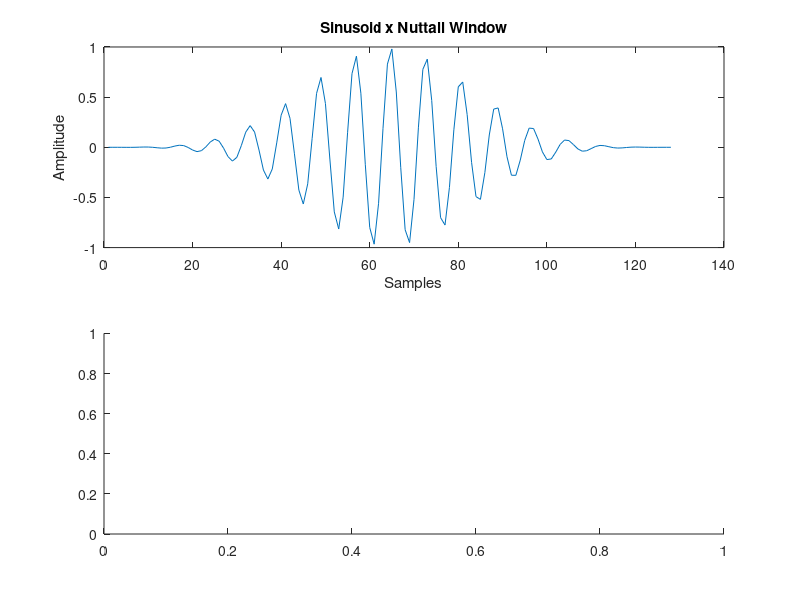

Write MATLAB code to recreate this figure. (Note: this script raises an error after producing the figure.)
fs = 128;
dur_seconds = 1;
N = fs * dur_seconds;
T = 1 / fs;
n = [0:N - 1];
x = cos(2 * pi * 16.0625 * n * T);
w = nuttallwin(N)';
windowed_signal = w .* x;

subplot(2, 1, 1);
plot(windowed_signal);
title('Sinusoid x Nuttall Window');
xlabel('Samples');
ylabel('Amplitude');

zpf = 8;
windowed_zero_padded_signal = [windowed_signal zeros(1, N)];
subplot(2, 1, 2);
plotspec(windowed_zero_padded_signal);
title('Magnitude Spectra of Nuttall Windowed Sinusoid');
xlabel('Frequency');
ylabel('Magnitude');


% I chose to use the Nuttall window after researching different windows
% because I wanted to see its extreme tradeoff of mainlobe width for
% sidelobe height/falloff